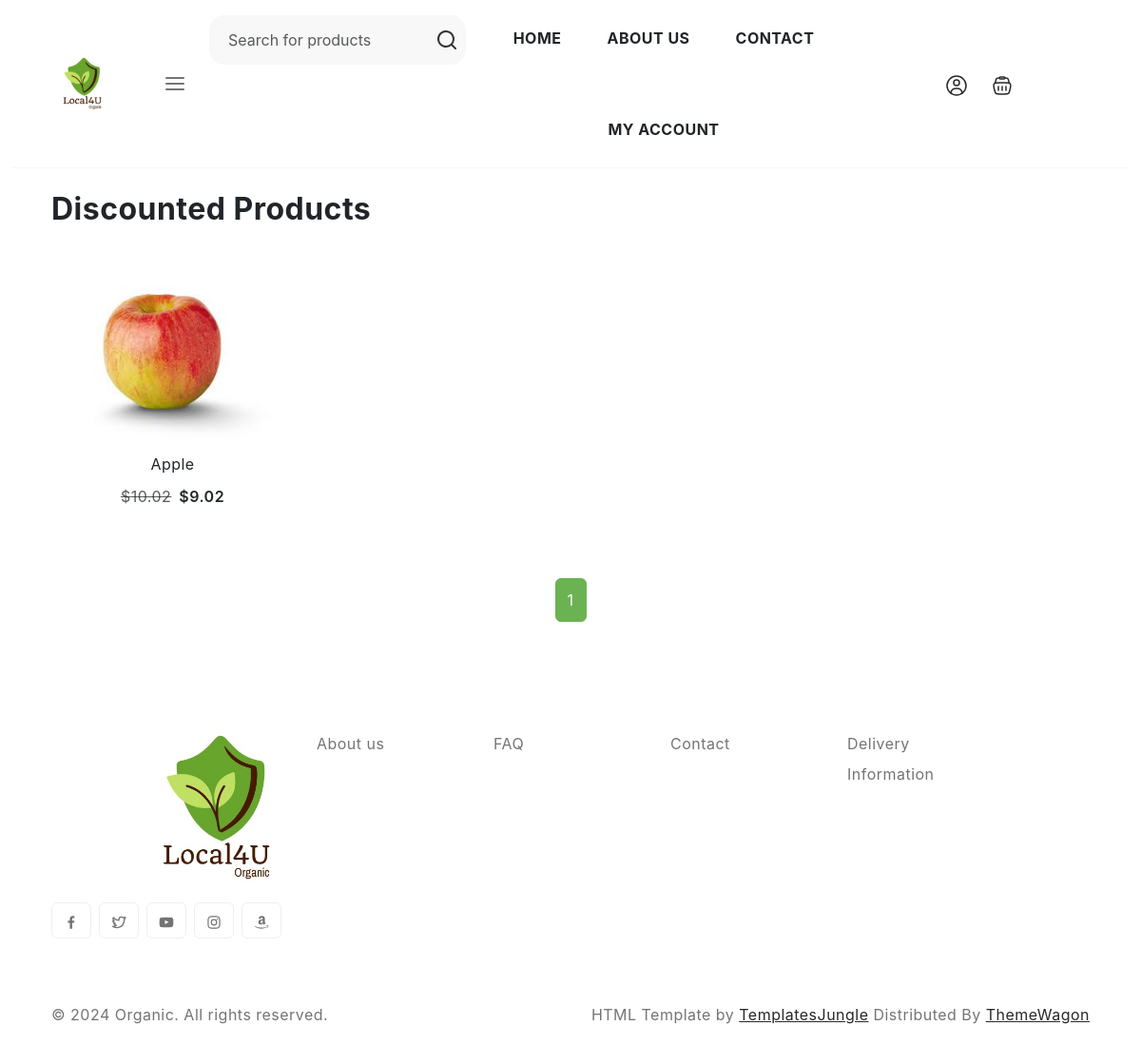
The app's page /product/discounted-products/ with its own data.
### product/models.py (models this page shows, shortened)
class Product(models.Model):
    name = models.CharField(max_length=200)  # Name of the product
    description = models.TextField()  # Detailed description of the product
    category = models.ForeignKey(Category, on_delete=models.CASCADE)  # Category to which the product belongs
    price = models.DecimalField(max_digits=10, decimal_places=2)  # Original price of the product
    discounted_price = models.DecimalField(max_digits=10, decimal_places=2, null=True, blank=True)  # Discounted price if applicable
    stock = models.PositiveIntegerField()  # Available stock quantity
    farmer = models.ForeignKey(Farmer, on_delete=models.CASCADE)  # Farmer who owns the product
    created_at = models.DateTimeField(auto_now_add=True)  # Timestamp when the product was added
    updated_at = models.DateTimeField(auto_now=True)  # Timestamp when the product was last updated
    image = models.ImageField(upload_to='product_images/', null=True, blank=True)  # Optional product image

### product/views.py (the view)
# urls.py: path('discounted-products/', views.all_discounted_products, name='all_discounted_products'),
def all_discounted_products(request):
    discounted_products = Product.objects.filter(discounted_price__isnull=False).order_by('-updated_at')  # Filter products with discounts
    paginator = Paginator(discounted_products, 20)  # Paginate discounted products
    page_number = request.GET.get('page')  # Get current page number
    products_page = paginator.get_page(page_number)  # Fetch products for the requested page
    return render(request, 'discounted_products.html', {'products': products_page})

### order/context_processors.py (called while the page is built)
def cart_data(request):
    return {"cart": request.session.get("cart", {})}

### order/templatetags/cart_filters.py (called while the page is built)
@register.filter
def sum_cart_total(cart_items):
    total = 0
    for item in cart_items:
        total += float(item['price']) * item['quantity']
    return total

### product/context_processors.py (called while the page is built)
def category_menu(request):
    categories = Category.objects.all()
    return {'categories': categories}

### templates/discounted_products.html (shortened to what this page needs)
{% extends 'base.html' %}
{% load static %}
{% block body_block %}
<section class="pb-5">
    <div class="container-lg">
        <div class="row">
            <div class="col-md-12">
                <div class="section-header d-flex flex-wrap justify-content-between my-4">
                    <h2 class="section-title">Discounted Products</h2>
                </div>
            </div>
        </div>
        <div class="row">
            <div class="col-md-12">
                <div class="product-grid row row-cols-1 row-cols-sm-2 row-cols-md-3 row-cols-lg-3 row-cols-xl-4 row-cols-xxl-5">
                    {% for product in products %}
                    <div class="col">
                        <div class="product-item">
                            <figure>
                                <a href="{% url 'product_detail' product.id %}" title="{{ product.name }}">
                                    <img src="{{ product.image.url }}" alt="{{ product.name }}" class="tab-image img-fluid">
                                </a>
                            </figure>
                            <div class="d-flex flex-column text-center">
                                <h3 class="fs-6 fw-normal">{{ product.name }}</h3>
                                <div class="d-flex justify-content-center align-items-center gap-2">
                                    {% if product.discounted_price %}
                                    <del class="text-muted">${{ product.price }}</del>
                                    <span class="text-dark fw-semibold">${{ product.discounted_price }}</span>
                                    {% else %}
                                    <span class="text-dark fw-semibold">${{ product.price }}</span>
                                    {% endif %}
                                </div>
                            </div>
                        </div>
                    </div>
                    {% endfor %}
                </div>
            </div>
        </div>
        <nav aria-label="Page navigation" class="mt-4">
            <ul class="pagination justify-content-center">
                {% for page_num in products.paginator.page_range %}
                <li class="page-item {% if page_num == products.number %}active{% endif %}">
                    <a class="page-link" href="?page={{ page_num }}">{{ page_num }}</a>
                </li>
                {% endfor %}
            </ul>
        </nav>
    </div>
</section>
{% endblock %}

### static/style.css (style rules this page uses)
body { --heading-font : "Inter", sans-serif; --bs-link-color: #333; --bs-link-hover-color:#333; --bs-link-color-rgb: 40,40,40; --bs-link-hover-color-rgb: 0,0,0; --bs-light-rgb: 248, 248, 248; --bs-font-sans-serif: "Inter", sans-serif; --bs-body-font-family: var(--bs-font-sans-serif); --bs-body-font-size: 1rem; --bs-body-font-weight: 400; --bs-body-line-height: 2; --bs-body-color: #747474; --bs-primary: #6BB252; --bs-primary-rgb: 107, 178, 82; --bs-secondary: #364127; --bs-secondary-rgb: 54, 65, 39; --bs-danger: #F95F09; --bs-danger-rgb: 249, 95, 9; --bs-success: #a3be4c; --bs-success-rgb: 163, 190, 76; --bs-primary-bg-subtle: #FFF9EB; --bs-success-bg-subtle: #eef5e5; --bs-border-color: #F7F7F7; }
body { letter-spacing: 0.03em; }
h1,h2,h3,h4,h5,h6 { font-family: var(--heading-font); color: var(--bs-dark); font-weight: 700; }
.pagination { --bs-pagination-active-bg: var(--bs-primary); --bs-pagination-active-border-color: var(--bs-primary); }
.container, .container-fluid, .container-lg, .container-md, .container-sm, .container-xl, .container-xxl { --bs-gutter-x: 3rem; }
.product-item { position: relative; padding: 16px; background: #FFFFFF; border-radius: 16px; margin-bottom: 30px; box-shadow: 0px 0px 22px rgba(0, 0, 0, 0); }
.product-item figure { text-align: center; }
.product-item figure img { max-height: 210px; height: auto; }

### records on screen
Product: image (picture), name "Apple", price "10.02", discounted_price "9.02"

### other values on screen
{{ page_num }} "1"
